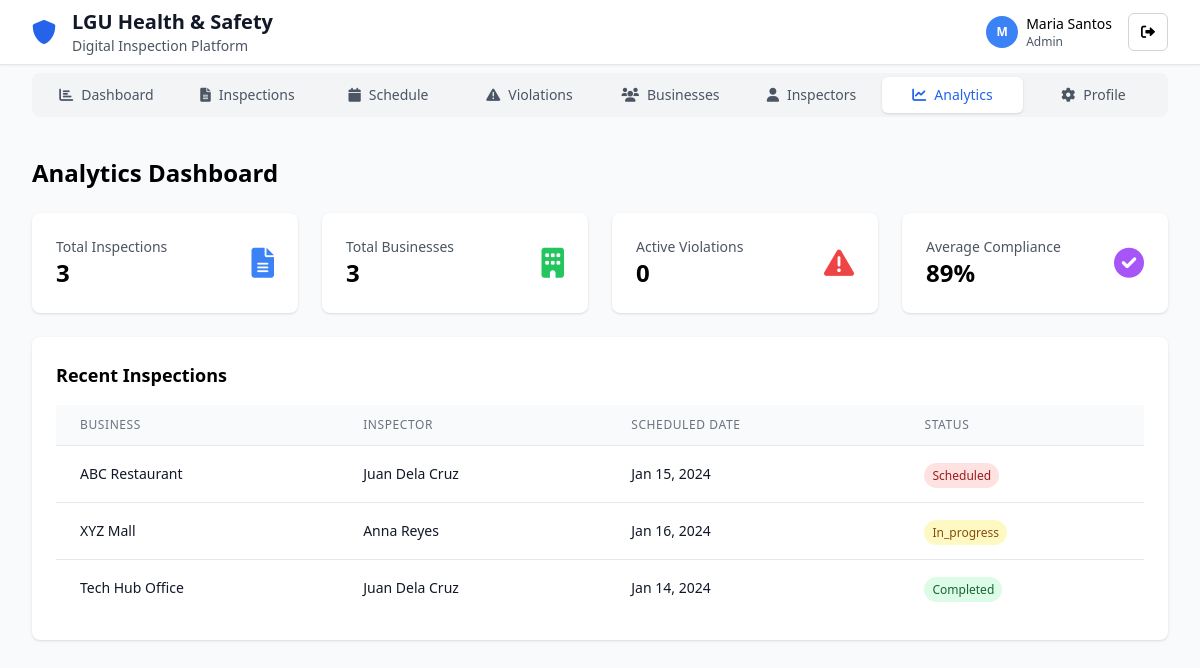
The app's page /admin/analytics.php (signed in) with its own data.
### tables this page shows
CREATE TABLE users (
    id INT PRIMARY KEY AUTO_INCREMENT,
    name VARCHAR(255) NOT NULL,
    email VARCHAR(255) UNIQUE NOT NULL,
    password VARCHAR(255) NOT NULL,
    role ENUM('super_admin', 'admin', 'inspector', 'business_owner', 'community_user') NOT NULL DEFAULT 'inspector',
    avatar VARCHAR(255) NULL,
    department VARCHAR(255) NULL,
    certification VARCHAR(255) NULL,
    created_at TIMESTAMP DEFAULT CURRENT_TIMESTAMP,
    updated_at TIMESTAMP DEFAULT CURRENT_TIMESTAMP ON UPDATE CURRENT_TIMESTAMP,
    INDEX idx_email (email),
    INDEX idx_role (role)
);

CREATE TABLE inspections (
    id INT PRIMARY KEY AUTO_INCREMENT,
    business_id INT NOT NULL,
    inspector_id INT NOT NULL,
    inspection_type_id INT NOT NULL,
    scheduled_date DATETIME NOT NULL,
    completed_date DATETIME NULL,
    status ENUM('scheduled', 'in_progress', 'completed', 'overdue') NOT NULL DEFAULT 'scheduled',
    priority ENUM('low', 'medium', 'high') NOT NULL DEFAULT 'medium',
    compliance_score INT NULL,
    total_violations INT DEFAULT 0,
    notes TEXT NULL,
    created_at TIMESTAMP DEFAULT CURRENT_TIMESTAMP,
    updated_at TIMESTAMP DEFAULT CURRENT_TIMESTAMP ON UPDATE CURRENT_TIMESTAMP,
    FOREIGN KEY (business_id) REFERENCES businesses(id) ON DELETE CASCADE,
    FOREIGN KEY (inspector_id) REFERENCES users(id) ON DELETE CASCADE,
    FOREIGN KEY (inspection_type_id) REFERENCES inspection_types(id) ON DELETE CASCADE,
    INDEX idx_business (business_id),
    INDEX idx_inspector (inspector_id),
    INDEX idx_status (status),
    INDEX idx_scheduled_date (scheduled_date)
);

CREATE TABLE businesses (
    id INT PRIMARY KEY AUTO_INCREMENT,
    name VARCHAR(255) NOT NULL,
    address TEXT NOT NULL,
    owner_id INT NULL,
    contact_number VARCHAR(20) NULL,
    email VARCHAR(255) NULL,
    business_type VARCHAR(100) NULL,
    registration_number VARCHAR(100) NULL,
    establishment_date DATE NULL,
    inspection_frequency ENUM('weekly', 'monthly', 'quarterly') DEFAULT 'monthly',
    last_inspection_date DATE NULL,
    next_inspection_date DATE NULL,
    is_compliant BOOLEAN DEFAULT TRUE,
    compliance_score INT DEFAULT 100,
    created_at TIMESTAMP DEFAULT CURRENT_TIMESTAMP,
    updated_at TIMESTAMP DEFAULT CURRENT_TIMESTAMP ON UPDATE CURRENT_TIMESTAMP,
    FOREIGN KEY (owner_id) REFERENCES users(id) ON DELETE SET NULL,
    INDEX idx_name (name),
    INDEX idx_business_type (business_type),
    INDEX idx_compliance (is_compliant),
    INDEX idx_next_inspection (next_inspection_date)
);

### admin/analytics.php (the view, shortened to what the rows shown need)
<?php
require_once '../models/User.php';
require_once '../models/Inspection.php';
$database = new Database();
$db = $database->getConnection();
$inspection = new Inspection($db);
?>
<!DOCTYPE html>
<html lang="en">
<head>
    <script src="https://cdn.tailwindcss.com"></script>
    <link href="https://cdnjs.cloudflare.com/ajax/libs/font-awesome/6.0.0/css/all.min.css" rel="stylesheet">
</head>
<body class="min-h-screen bg-gray-50">
    <?php include '../includes/navigation.php'; ?>
    <div class="max-w-7xl mx-auto px-4 sm:px-6 lg:px-8 py-4 sm:py-8">
        <h2 class="text-2xl font-bold mb-6">Analytics Dashboard</h2>
        <div class="bg-white rounded-lg shadow p-6">
            <table class="min-w-full divide-y divide-gray-200">
                <thead class="bg-gray-50">
                    <tr>
                        <th class="px-6 py-3 text-left text-xs font-medium text-gray-500 uppercase tracking-wider">Business</th>
                        <th class="px-6 py-3 text-left text-xs font-medium text-gray-500 uppercase tracking-wider">Inspector</th>
                        <th class="px-6 py-3 text-left text-xs font-medium text-gray-500 uppercase tracking-wider">Scheduled Date</th>
                        <th class="px-6 py-3 text-left text-xs font-medium text-gray-500 uppercase tracking-wider">Status</th>
                    </tr>
                </thead>
                <tbody class="bg-white divide-y divide-gray-200">
                    <?php
                    $recent_inspections = $inspection->readRecent(5);
                    foreach ($recent_inspections as $recent): ?>
                    <tr>
                        <td class="px-6 py-4 whitespace-nowrap">
                            <div class="text-sm font-medium text-gray-900"><?php echo $recent['business_name']; ?></div>
                        </td>
                        <td class="px-6 py-4 whitespace-nowrap">
                            <div class="text-sm text-gray-900"><?php echo $recent['inspector_name']; ?></div>
                        </td>
                        <td class="px-6 py-4 whitespace-nowrap">
                            <div class="text-sm text-gray-900"><?php echo date('M j, Y', strtotime($recent['scheduled_date'])); ?></div>
                        </td>
                        <td class="px-6 py-4 whitespace-nowrap">
                            <span class="px-2 py-1 text-xs font-medium rounded-full
                                <?php echo $recent['status'] == 'completed' ? 'bg-green-100 text-green-800' :
                                       ($recent['status'] == 'in_progress' ? 'bg-yellow-100 text-yellow-800' : 'bg-red-100 text-red-800'); ?>">
                                <?php echo ucfirst($recent['status']); ?>
                            </span>
                        </td>
                    </tr>
                    <?php endforeach; ?>
                </tbody>
            </table>
        </div>
    </div>
</body>
</html>

### includes/navigation.php (shortened to what the rows shown need)
<?php
require_once '../models/User.php';
if (isset($_SESSION['user_id'])) {
    $database = new Database();
    $db = $database->getConnection();
    $user = new User($db);
    $user->id = $_SESSION['user_id'];
    $user->readOne();
}
?>
<header class="bg-white shadow-sm border-b">
    <div class="max-w-7xl mx-auto px-4 sm:px-6 lg:px-8">
        <div class="flex justify-between items-center h-16">
            <div class="flex items-center space-x-2 sm:space-x-4 min-w-0 flex-1">
                <div class="min-w-0 flex-1">
                    <h1 class="text-sm sm:text-xl font-bold text-gray-900 truncate">LGU Health & Safety</h1>
                </div>
            </div>
            <div class="flex items-center space-x-1 sm:space-x-4 flex-shrink-0">
                <?php if (isset($_SESSION['user_id'])): ?>
                <div class="flex items-center space-x-2">
                    <div class="w-8 h-8 bg-blue-500 rounded-full flex items-center justify-center text-white text-xs font-bold">
                        <?php echo substr($user->name, 0, 1); ?>
                    </div>
                    <div class="hidden lg:block">
                        <p class="text-sm font-medium"><?php echo $user->name; ?></p>
                        <p class="text-xs text-gray-600"><?php echo ucfirst(str_replace('_', ' ', $user->role)); ?></p>
                    </div>
                </div>
                <?php if ($user->role == 'admin' || $user->role == 'super_admin' || $user->role == 'inspector'): ?>
                <a href="admin_logout.php" class="bg-white border border-gray-300 rounded-md px-3 py-2 text-sm">
                    <i class="fas fa-sign-out-alt"></i>
                </a>
                <?php else: ?>
                <a href="user_logout.php" class="bg-white border border-gray-300 rounded-md px-3 py-2 text-sm">
                    <i class="fas fa-sign-out-alt"></i>
                </a>
                <?php endif; ?>
                <?php else: ?>
                <a href="public_login.php" class="bg-blue-600 text-white rounded-md px-4 py-2 text-sm hover:bg-blue-700">
                    Login
                </a>
                <?php endif; ?>
            </div>
        </div>
    </div>
</header>

### records on screen
users: name "M", name "Maria Santos", role "Admin"
inspections: business.name "ABC Restaurant", inspector.name "Juan Dela Cruz", scheduled_date "Jan 15, 2024", status "Scheduled"
inspections: business.name "XYZ Mall", inspector.name "Anna Reyes", scheduled_date "Jan 16, 2024", status "In_progress"
inspections: business.name "Tech Hub Office", inspector.name "Juan Dela Cruz", scheduled_date "Jan 14, 2024", status "Completed"

### other values on screen
$totalInspections "3"
$totalBusinesses "3"
$totalActiveViolations "0"
$averageCompliance "89"
